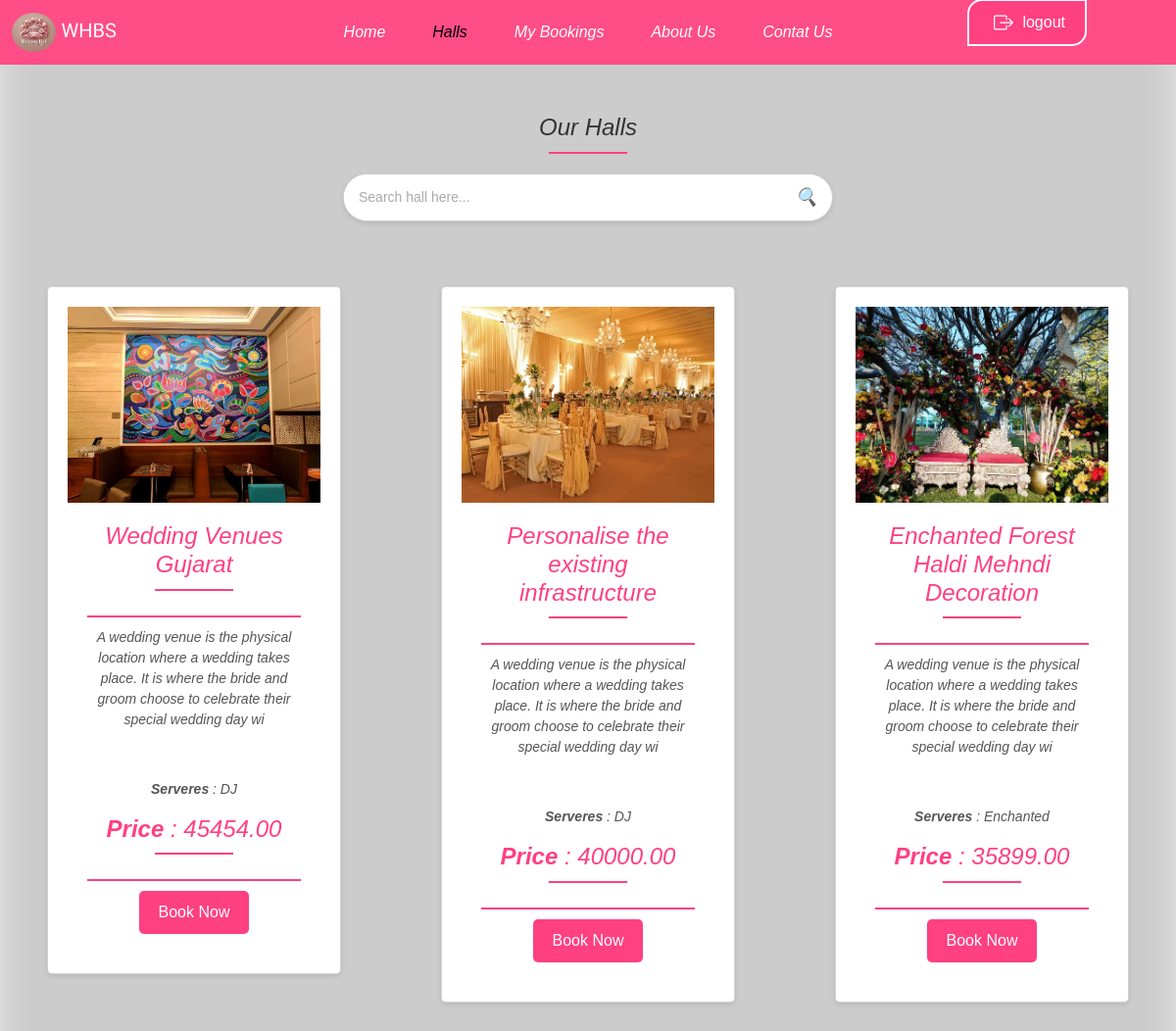
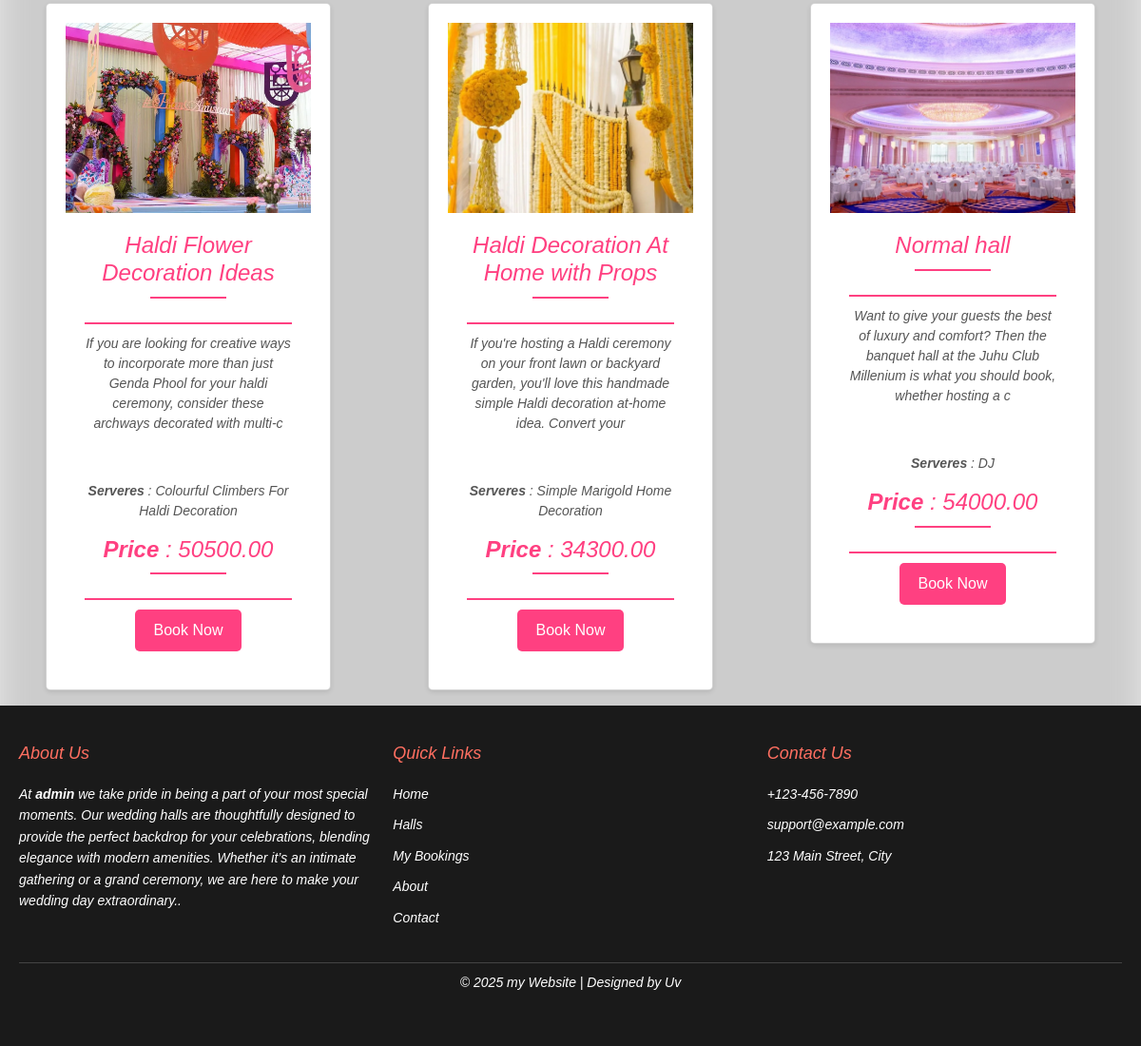
The page /halls/ (signed in) on the database its author committed (2 pictures, top to bottom).
### whbs_app/models.py (models this page shows, shortened)
class Hall(models.Model):
    title = models.CharField(max_length=200)  # Title of the hall
    description = models.TextField()  # Description of the hall
    price = models.DecimalField(max_digits=10, decimal_places=2)  # Price of the hall for booking
    image = models.ImageField(upload_to='halls/')  # Image of the hall
    services = models.CharField(max_length=200)  # Services available at the hall
    date = models.DateTimeField(default=timezone.now)  # Date when the hall was added

### whbs_app/views.py (the view)
# urls.py: path('', home, name='home'),  # Display available halls, home page view
@login_required(login_url='login')
def halls(request):
    halls = Hall.objects.all()  # Fetch all halls
    return render(request, 'whbs/halls.html', {'halls': halls})  # Render the 'halls.html' template with the halls data

### whbs_app/templates/whbs/halls.html (shortened to what this page needs)
{% load static %}
<!doctype html>
<html lang="en">
  <head>
    <link href="https://cdn.jsdelivr.net/npm/bootstrap@5.3.3/dist/css/bootstrap.min.css" rel="stylesheet">
   <link href="{% static 'css/style.css'   %} " rel="stylesheet">
  </head>
  <body>
    <nav class="navbar navbar-expand-lg  backColor">
      <div class="container-fluid">
        <a class="navbar-brand myAnim" href="{% url 'home'%}">
          <img src="{% static 'images/whbs_logo.webp'   %} " class="logoimg"  >
          <span class="agbalumo-regular">WHBS</span>
        </a>
        <div class="collapse navbar-collapse" id="navbarSupportedContent">
          <ul class="navbar-nav me-auto mb-2 mb-lg-0 position-absolute top-50 start-50 translate-middle">
            <li class="nav-item">
              <a class="nav-link  my-2 mx-3" aria-current="page" href="{% url 'home'%}">Home</a>
            </li>
            <li class="nav-item">
              <a class="nav-link  my-2 mx-3 activ" aria-current="page" href="{% url 'halls'%}">Halls</a>
            </li>
            <li class="nav-item">
               <a class="nav-link my-2 mx-3 "  aria-current="page" href="{% url 'my_bookings'%}">My Bookings</a>
            </li>
            <li class="nav-item">
              <a class="nav-link my-2 mx-3 "  aria-current="page" href="{% url 'about'%}">About Us</a>
            </li>
            <li class="nav-item">
              <a class="nav-link  my-2 mx-3 " aria-current="page" href="{% url 'contact'%}">Contat Us</a>
            </li>
          </ul>
        </div>
        {% if user.is_authenticated %}
        <a href="{% url 'logout' %}">
        <button class="btn btn-outline-success position-absolute  translate-middle  " >
          logout</button>
      </a>
       {% else %}
        <a href="{% url 'login' %}">
        <button class="btn btn-outline-success position-absolute  translate-middle  " >Login</button>
      </a>
      {% endif %}
      </div>
    </nav>
          <div class="container-5">
            <h2>Our Halls</h2>
            <div class="search-bar" >
              <input type="text" id="search-box" placeholder="Search hall here...">
              <button id="search-button"><i class="search-icon">🔍</i></button>
            </div>
          </div>
          <div class="row  ">
          {% for hall in halls%}
        <div class="col-3 my-3 rowCol " >
          <div class="hall-card  card  " data-name="{{ hall.title|lower }}">
            <div class="card-image ">
                <img src="/media/{{hall.image}}" alt="Card Image">
            </div>
            <div class="card-content">
                <h2>{{hall.title}}</h2>
                <p>
                     {{hall.description|slice:":150" }}
                </p>
                <br>
                <p>
                    <b>Serveres</b> :  {{hall.services}}
                </p>
                <center>
                  <h2> <b>Price </b> : {{hall.price}}</h2>
                  <a href="{% url 'book_hall' hall.id %}">
                  <button type="button" class="btn btn-secondary">Book Now</button></a>
                </center>
            </div>
        </div>
        </div>
        {% endfor %}
          </div>
    <footer class="footer">
        <div class="footer-container">
            <div class="footer-section">
                <h3>About Us</h3>
                <p>At <b> {{user.username}}</b> we take pride in being a part of your most special moments. Our wedding halls are thoughtfully designed to provide the perfect backdrop for your celebrations, blending elegance with modern amenities. Whether it’s an intimate gathering or a grand ceremony, we are here to make your wedding day extraordinary..</p>
            </div>
            <div class="footer-section">
                <h3>Quick Links</h3>
                <ul>
                    <li><a href="{% url 'home'%}">Home</a></li>
                    <li><a href="{% url 'halls'%}">Halls</a></li>
                    <li><a href="{% url 'my_bookings'%}">My Bookings</a></li>
                    <li><a href="{% url 'about'%}">About</a></li>
                    <li><a href="{% url 'contact'%}">Contact</a></li>
                </ul>
            </div>
            <div class="footer-section">
                <h3>Contact Us</h3>
                <ul>
                    <li> +123-456-7890</li>
                    <li> support@example.com</li>
                    <li> 123 Main Street, City</li>
                </ul>
            </div>
        </div>
        <div class="footer-bottom">
            <p>&copy; 2025 my Website | Designed by Uv</p>
        </div>
    </footer>
  </body>
</html>

### whbs_app/static/css/style.css (style rules this page uses)
.agbalumo-regular { font-family: "Agbalumo", serif; font-weight: 400; font-style: normal; color: white; }
body { background-color: #e6e6e6; margin: 0; padding: 0; font-family: "Playwrite AU SA", serif; font-optical-sizing: auto; font-weight: weight; font-style:oblique; }
.backColor { background-color: #ff4d88; }
.logoimg { border-radius: 50%; height: 40px; width: 45px; }
.nav-link { color: white; }
.activ { color: #000000; border-color: none; }
.footer { background-color: #1a1a1a; color: #fff; padding: 40px 20px; position: relative; bottom: 0; width: 100%; }
.footer-container { display: flex; justify-content: space-between; flex-wrap: wrap; gap: 20px; }
.footer-section { flex: 1 1 30%; min-width: 250px; }
.footer-section h3 { font-size: 18px; margin-bottom: 20px; color: #ff6f61; }
.footer-section p { font-size: 14px; line-height: 1.6; }
.footer-section ul { list-style: none; padding: 0; }
.footer-section ul li { margin: 10px 0; font-size: 14px; line-height: 1.6; }
.footer-section ul li a { color: #fff; text-decoration: none; transition: color 0.3s; }
.footer-bottom { text-align: center; margin-top: 20px; border-top: 1px solid #444; padding-top: 10px; font-size: 14px; }
.my-3 { margin-left: 7.1rem; }
.card { position: relative; width: 300px; border-radius: 15px; overflow: hidden; box-shadow: 0 8px 16px rgba(0, 0, 0, 0.2); backdrop-filter: blur(10px); background: rgba(255, 255, 255, 0.7); transition: transform 0.3s, box-shadow 0.3s; }
.card-image img { width: 100%; height: 200px; object-fit: cover; }
.card-content { padding: 20px; text-align: center; }
.card-content h2 { font-size: 24px; margin: 0; color: #333; }
.card-content p { font-size: 14px; color: #555; margin-top: 10px; }
body::before { content: ''; position: absolute; top: 0; left: 0; width: 100%; height: 100%; background-image: url('https://via.placeholder.com/1920x1080'); background-size: cover; background-position: center; filter: blur(15px); z-index: -1; }
.btn-outline-success { right: 30px; bottom: -4.7px; }
body { font-family: Arial, sans-serif; background-color: #f5f5f5; margin: 0; padding: 0; }
.card { background-color: #fff; border-radius: 5px; box-shadow: 0 2px 5px rgba(0, 0, 0, 0.1); padding: 20px; flex: 1; min-width: 300px; }
.card h2 { margin-top: 0; color: #ff4081; border-bottom: 2px solid #ff4081; padding-bottom: 5px; }
input, textarea { width: 100%; padding: 10px; border: 1px solid #ccc; border-radius: 5px; font-size: 14px; }
.btn { background-color: #ff4081; color: #fff; border: none; padding: 10px 20px; font-size: 16px; border-radius: 5px; cursor: pointer; margin-top: 10px; align-self: flex-end; }
body { font-family: Arial, sans-serif; background-color: #e8e8e8; margin: 0; padding: 0; }
.container-5 { max-width: 800px; margin: 50px auto; text-align: center; }
h2 { font-size: 24px; color: #333; margin-bottom: 10px; }
h2::after { content: ""; display: block; width: 80px; height: 2px; background-color: #ff4081; margin: 10px auto 20px; }
.search-bar { display: flex; justify-content: center; align-items: center; border: 1px solid #ccc; border-radius: 30px; background-color: #fff; overflow: hidden; max-width: 500px; margin: 0 auto; box-shadow: 0 2px 5px rgba(0, 0, 0, 0.1); }
.search-bar input { flex: 1; border: none; padding: 10px 15px; font-size: 16px; outline: none; }
.search-bar input::placeholder { color: #aaa; font-size: 14px; }
.search-bar button { background-color: transparent; border: none; padding: 10px 15px; cursor: pointer; outline: none; }
.search-bar button .search-icon { font-size: 18px; color: #ff4081; }
.btn-outline-success { color: #ffffff; border-radius: 15px 0 15px 0; border: 2px solid rgb(255, 255, 255); top: 18px; }
@media (max-width:1340px) { .rowCol { margin-left: 5rem; } }
@media (max-width:1200px) { .rowCol { margin-left: 3rem; margin-right: 3rem; } }
.myAnim { animation: myAnim 3s ease 0s 1 normal forwards; }
.nav-item { animation: navani 3s ease 0s 1 normal forwards; }
.card { animation: cardani 2s ease 0s 1 normal forwards; }

### rows shown on the page
Hall: image (picture), title "Wedding Venues Gujarat", description "A wedding venue is the physical location where a wedding takes place. It is where the bride and groom choose to celebrate their special wedding day wi", services "DJ", price "45454.00"
Hall: image (picture), title "Personalise the existing infrastructure", description "A wedding venue is the physical location where a wedding takes place. It is where the bride and groom choose to celebrate their special wedding day wi", services "DJ", price "40000.00"
Hall: image (picture), title "Enchanted Forest Haldi Mehndi Decoration", description "A wedding venue is the physical location where a wedding takes place. It is where the bride and groom choose to celebrate their special wedding day wi", services "Enchanted", price "35899.00"
Hall: image (picture), title "Haldi Flower Decoration Ideas", description "If you are looking for creative ways to incorporate more than just Genda Phool for your haldi ceremony, consider these archways decorated with multi-c", services "Colourful Climbers For Haldi Decoration", price "50500.00"
Hall: image (picture), title "Haldi Decoration At Home with Props", description "If you're hosting a Haldi ceremony on your front lawn or backyard garden, you'll love this handmade simple Haldi decoration at-home idea. Convert your", services "Simple Marigold Home Decoration", price "34300.00"
Hall: image (picture), title "Normal hall", description "Want to give your guests the best of luxury and comfort? Then the banquet hall at the Juhu Club Millenium is what you should book, whether hosting a c", services "DJ", price "54000.00"

### other values the page prints
{{ user.username }} "admin"
